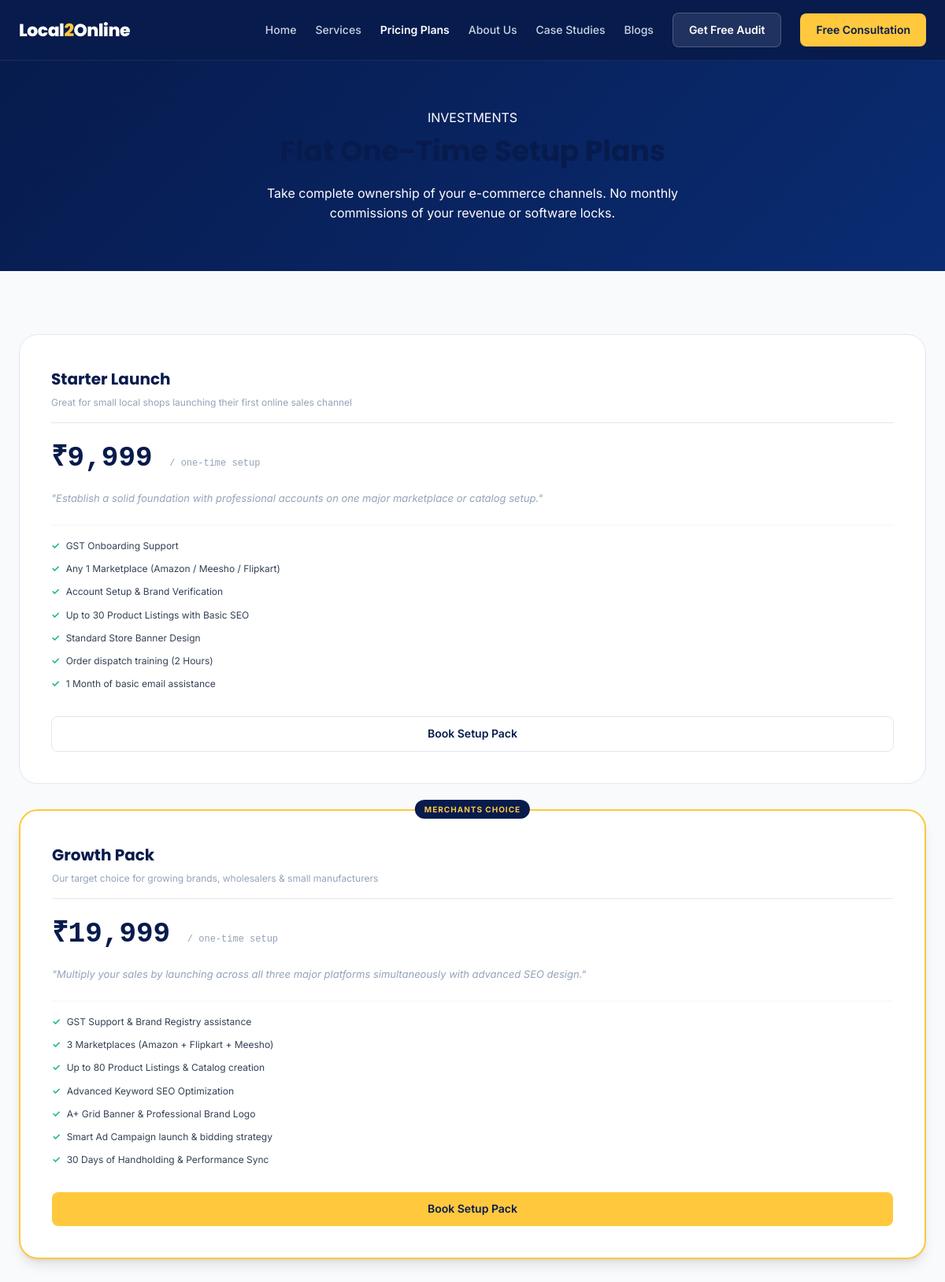
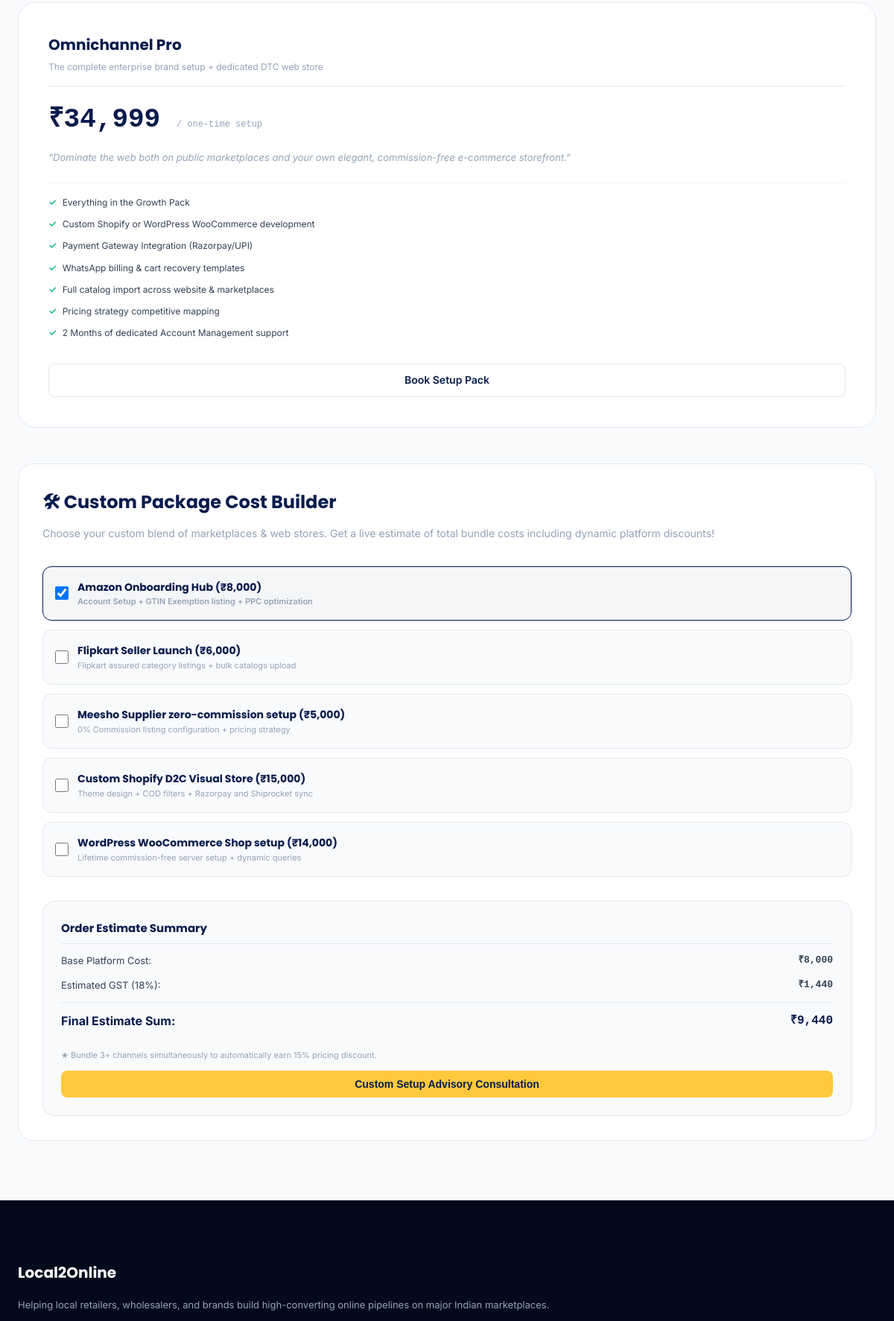
/pricing.php (upper part), run on the app's committed database (2 pictures, top to bottom).
### tables this page shows
CREATE TABLE IF NOT EXISTS `pricing` (
  `id` INT AUTO_INCREMENT PRIMARY KEY,
  `name` VARCHAR(50) NOT NULL,
  `subtitle` VARCHAR(150) NOT NULL,
  `price` VARCHAR(30) NOT NULL,
  `period` VARCHAR(30) NOT NULL,
  `description` TEXT NOT NULL,
  `features` TEXT NOT NULL  
);

### pricing.php (the view, shortened to what this page needs)
<?php
require_once 'db_config.php';
$pricing = [];
if (isset($pdo)) {
    try {
        $pricing = $pdo->query("SELECT * FROM pricing ORDER BY id ASC")->fetchAll();
    } catch (Exception $e) {
    }
}
?>
<!DOCTYPE html>
<html lang="en">
<head>
    <link rel="stylesheet" href="style.css">
</head>
<body>
    <header class="navbar">
        <div class="container nav-container">
            <a href="index.php" class="logo">
                <span class="logo-accent">Local<span class="logo-num">2</span>Online</span>
            </a>
            <nav class="nav-links">
                <a href="index.php">Home</a>
                <a href="services.php">Services</a>
                <a href="pricing.php" class="active">Pricing Plans</a>
                <a href="about.php">About Us</a>
                <a href="portfolio.php">Case Studies</a>
                <a href="blog.php">Blogs</a>
                <a href="contact.php" class="btn btn-secondary">Get Free Audit</a>
                <a href="contact.php" class="btn btn-primary">Free Consultation</a>
            </nav>
        </div>
    </header>
    <section class="hero" style="padding: 60px 0;">
        <div class="container text-center">
            <span class="badge" style="margin: 0 auto 16px auto;">INVESTMENTS</span>
            <h1 style="font-size: 36px; margin-bottom: 12px;">Flat One-Time Setup Plans</h1>
            <p style="margin: 0 auto; max-width: 600px;">Take complete ownership of your e-commerce channels. No monthly commissions of your revenue or software locks.</p>
        </div>
    </section>
    <section class="pricing">
        <div class="container">
            <div class="pricing-grid">
                <?php foreach ($pricing as $tier): ?>
                <div class="pricing-card <?php echo ($tier['id'] == 2) ? 'popular' : ''; ?>">
                    <?php if ($tier['id'] == 2): ?>
                    <span style="position: absolute; top: -14px; left: 50%; transform: translateX(-50%); background-color: var(--primary); color: var(--accent); font-size: 10px; font-weight: bold; letter-spacing: 1px; padding: 4px 12px; border-radius: 20px; text-transform: uppercase;">
                        MERCHANTS CHOICE
                    </span>
                    <?php endif; ?>
                    <div style="border-bottom: 1px solid var(--border); padding-bottom: 16px; margin-bottom: 16px;">
                        <h3 style="font-size: 20px;"><?php echo htmlspecialchars($tier['name']); ?></h3>
                        <p class="pricing-sub" style="margin-bottom: 0;"><?php echo htmlspecialchars($tier['subtitle']); ?></p>
                    </div>
                    <div class="price" style="margin-bottom: 12px;">
                        <?php echo htmlspecialchars($tier['price']); ?>
                        <span class="period">/ <?php echo htmlspecialchars($tier['period']); ?></span>
                    </div>
                    <p class="desc" style="font-size: 13px; color: var(--text-light); line-height: 1.5; margin-bottom: 24px;">
                        "<?php echo htmlspecialchars($tier['description']); ?>"
                    </p>
                    <div style="border-top: 1px solid #f1f5f9; padding-top: 16px; margin-bottom: 32px; flex-grow: 1;">
                        <ul style="list-style: none; padding: 0; display: flex; flex-direction: column; gap: 10px;">
                            <?php
                            $feats = is_array($tier['features']) ? $tier['features'] : explode(',', $tier['features']);
                            foreach ($feats as $f):
                            ?>
                            <li style="font-size: 12px; color: var(--text); display: flex; align-items: start; gap: 8px;">
                                <span style="color: var(--success); font-weight: bold;">✓</span>
                                <span><?php echo htmlspecialchars(trim($f)); ?></span>
                            </li>
                            <?php endforeach; ?>
                        </ul>
                    </div>
                    <a href="contact.php?package=<?php echo urlencode($tier['name']); ?>" class="btn <?php echo ($tier['id'] == 2) ? 'btn-primary' : 'btn-secondary'; ?>" style="<?php echo ($tier['id'] != 2) ? 'color: var(--primary); border: 1px solid var(--border); bg: var(--light);' : ''; ?> text-align: center; width: 100%;">
                        Book Setup Pack
                    </a>
                </div>
                <?php endforeach; ?>
            </div>
            <div class="calc-box">
                <h2 style="font-size: 24px; margin-bottom: 12px;">🛠 Custom Package Cost Builder</h2>
                <p style="font-size: 14px; color: var(--text-light); margin-bottom: 32px;">Choose your custom blend of marketplaces & web stores. Get a live estimate of total bundle costs including dynamic platform discounts!</p>
                <div class="calc-grid">
                    <div style="display: flex; flex-direction: column; gap: 12px;">
                        <div class="platform-choice" data-id="amazon" data-price="8000">
                            <input type="checkbox" id="chk_amazon" style="width: 18px; height: 18px; cursor: pointer;">
                            <div>
                                <h4 style="font-size: 14px; margin: 0;">Amazon Onboarding Hub (₹8,000)</h4>
                                <p style="font-size: 11px; color: var(--text-light); margin: 0;">Account Setup + GTIN Exemption listing + PPC optimization</p>
                            </div>
                        </div>
                        <div class="platform-choice" data-id="flipkart" data-price="6000">
                            <input type="checkbox" id="chk_flipkart" style="width: 18px; height: 18px; cursor: pointer;">
                            <div>
                                <h4 style="font-size: 14px; margin: 0;">Flipkart Seller Launch (₹6,000)</h4>
                                <p style="font-size: 11px; color: var(--text-light); margin: 0;">Flipkart assured category listings + bulk catalogs upload</p>
                            </div>
                        </div>
                        <div class="platform-choice" data-id="meesho" data-price="5000">
                            <input type="checkbox" id="chk_meesho" style="width: 18px; height: 18px; cursor: pointer;">
                            <div>
                                <h4 style="font-size: 14px; margin: 0;">Meesho Supplier zero-commission setup (₹5,000)</h4>
                                <p style="font-size: 11px; color: var(--text-light); margin: 0;">0% Commission listing configuration + pricing strategy</p>
                            </div>
                        </div>
                        <div class="platform-choice" data-id="shopify" data-price="15000">
                            <input type="checkbox" id="chk_shopify" style="width: 18px; height: 18px; cursor: pointer;">
                            <div>
                                <h4 style="font-size: 14px; margin: 0;">Custom Shopify D2C Visual Store (₹15,000)</h4>
                                <p style="font-size: 11px; color: var(--text-light); margin: 0;">Theme design + COD filters + Razorpay and Shiprocket sync</p>
                            </div>
                        </div>
                        <div class="platform-choice" data-id="woocommerce" data-price="14000">
                            <input type="checkbox" id="chk_woocommerce" style="width: 18px; height: 18px; cursor: pointer;">
                            <div>
                                <h4 style="font-size: 14px; margin: 0;">WordPress WooCommerce Shop setup (₹14,000)</h4>
                                <p style="font-size: 11px; color: var(--text-light); margin: 0;">Lifetime commission-free server setup + dynamic queries</p>
                            </div>
                        </div>
                    </div>
                    <div style="background-color: var(--light); border: 1px solid var(--border); padding: 24px; border-radius: 16px; display: flex; flex-direction: column; justify-content: space-between;">
                        <div style="display: flex; flex-direction: column; gap: 12px;">
                            <h4 style="font-size: 15px; border-bottom: 1px solid var(--border); padding-bottom: 8px;">Order Estimate Summary</h4>
                            <div style="display: flex; justify-content: space-between; font-size: 13px;">
                                <span>Base Platform Cost:</span>
                                <span id="calc_base" style="font-weight: bold; font-family: var(--font-mono);">₹0</span>
                            </div>
                            <div style="display: flex; justify-content: space-between; font-size: 13px;">
                                <span>Estimated GST (18%):</span>
                                <span id="calc_gst" style="font-weight: bold; font-family: var(--font-mono);">₹0</span>
                            </div>
                            <div style="display: flex; justify-content: space-between; font-size: 16px; border-top: 1px solid var(--border); padding-top: 12px; color: var(--primary); font-weight: bold;">
                                <span>Final Estimate Sum:</span>
                                <span id="calc_final" style="font-family: var(--font-mono);">₹0</span>
                            </div>
                        </div>
                        <div style="margin-top: 24px;">
                            <p style="font-size: 11px; color: var(--text-light); margin-bottom: 12px;">★ Bundle 3+ channels simultaneously to automatically earn 15% pricing discount.</p>
                            <button id="btn_submit_calc" class="btn btn-primary w-full text-center" style="display: block;">Custom Setup Advisory Consultation</button>
                        </div>
                    </div>
                </div>
            </div>
        </div>
    </section>
    <footer class="footer">
        <div class="container footer-grid">
            <div>
                <h3>Local2Online</h3>
                <p>Helping local retailers, wholesalers, and brands build high-converting online pipelines on major Indian marketplaces.</p>
            </div>
        </div>
    </footer>
</body>
</html>

### style.css (style rules this page uses)
:root { --primary: #071B4D; --primary-light: #0A2C73; --accent: #FFC83D; --accent-hover: #ffe18c; --accent-rgb: 255, 200, 61; --dark: #0f172a; --light: #f8fafc; --text: #334155; --text-light: #94a3b8; --success: #10b981; --success-bg: rgba(16, 185, 129, 0.1); --border: #e2e8f0; --shadow-sm: 0 1px 2px 0 rgb(0 0 0 / 0.05); --shadow: 0 4px 6px -1px rgb(0 0 0 / 0.1), 0 2px 4px -2px rgb(0 0 0 / 0.1); --shadow-lg: 0 10px 15px -3px rgb(0 0 0 / 0.1), 0 4px 6px -4px rgb(0 0 0 / 0.1); --font-heading: 'Poppins', 'Inter', sans-serif; --font-body: 'Inter', sans-serif; --font-mono: 'SFMono-Regular', Consolas, "Liberation Mono", Menlo, monospace; }
* { margin: 0; padding: 0; box-sizing: border-box; scroll-behavior: smooth; }
body { font-family: var(--font-body); color: var(--text); background-color: #ffffff; line-height: 1.6; font-size: 16px; overflow-x: hidden; }
h1, h2, h3, h4, h5, h6 { font-family: var(--font-heading); color: var(--primary); font-weight: 700; }
a { color: inherit; text-decoration: none; transition: all 0.2s ease; }
.container { width: 100%; max-width: 1200px; margin: 0 auto; padding: 0 24px; }
.text-center { text-align: center; }
.w-full { width: 100%; }
.btn { display: inline-flex; align-items: center; justify-content: center; padding: 10px 20px; font-size: 14px; font-weight: 600; border-radius: 8px; border: none; cursor: pointer; transition: all 0.25s ease; }
.btn-primary { background-color: var(--accent); color: var(--primary); }
.btn-secondary { background-color: rgba(255, 255, 255, 0.1); color: #ffffff; border: 1px solid rgba(255, 255, 255, 0.2); }
.navbar { background-color: var(--primary); color: #ffffff; position: sticky; top: 0; z-index: 100; padding: 16px 0; border-bottom: 1px solid rgba(255, 255, 255, 0.08); }
.nav-container { display: flex; justify-content: space-between; align-items: center; }
.logo { font-family: var(--font-heading); font-size: 22px; font-weight: 800; color: #ffffff; letter-spacing: -0.5px; }
.logo-accent { color: #ffffff; }
.logo-num { color: var(--accent); }
.nav-links { display: flex; align-items: center; gap: 24px; }
.nav-links a:not(.btn) { font-size: 14px; font-weight: 500; color: #cbd5e1; }
.nav-links a.active { color: #ffffff; font-weight: 600; }
.hero { background: linear-gradient(135deg, var(--primary) 0%, var(--primary-light) 100%); color: white; padding: 80px 0 100px 0; position: relative; overflow: hidden; }
.hero::after { content: ''; position: absolute; top: 0; right: 0; width: 40%; height: 100%; background: radial-gradient(circle_at_top_right, rgba(255, 200, 61, 0.12), transparent 50%); pointer-events: none; }
.pricing { padding: 80px 0; background-color: var(--light); }
.pricing h2 { font-size: 32px; }
.pricing-grid { display: grid; grid-template-cols: repeat(3, 1fr); gap: 32px; }
.pricing-card { background-color: #ffffff; border: 1px solid var(--border); border-radius: 24px; padding: 40px; display: flex; flex-direction: column; justify-content: space-between; transition: all 0.3s ease; position: relative; }
.pricing-card.popular { border: 2px solid var(--accent); box-shadow: var(--shadow-lg); }
.pricing-card h3 { font-size: 20px; margin-bottom: 4px; }
.pricing-sub { font-size: 12px; color: var(--text-light); margin-bottom: 24px; }
.pricing-card .price { font-size: 36px; font-weight: 800; color: var(--primary); font-family: var(--font-mono); margin-bottom: 16px; }
.pricing-card .price .period { font-size: 12px; font-weight: 500; color: var(--text-light); }
.pricing-card .desc { font-size: 13px; color: var(--text); font-style: italic; margin-bottom: 24px; }
.pricing-card .btn { text-align: center; }
.footer { background-color: #030a1c; color: #94a3b8; padding: 80px 0 32px 0; border-top: 1px solid rgba(255, 255, 255, 0.05); }
.footer-grid { display: grid; grid-template-cols: 1.5fr repeat(3, 1fr); gap: 48px; margin-bottom: 60px; }
.footer h3 { color: #ffffff; font-size: 20px; margin-bottom: 16px; }
.footer p { font-size: 13px; line-height: 1.7; }

### data on the page
pricing: name "Starter Launch", subtitle "Great for small local shops launching their first online sales channel", price "₹9,999", period "one-time setup", description "Establish a solid foundation with professional accounts on one major marketplace or catalog setup.", features "GST Onboarding Support", features "Any 1 Marketplace (Amazon / Meesho / Flipkart)", features "Account Setup & Brand Verification", features "Up to 30 Product Listings with Basic SEO", features "Standard Store Banner Design", features "Order dispatch training (2 Hours)", features "1 Month of basic email assistance"
pricing: shows "MERCHANTS CHOICE", name "Growth Pack", subtitle "Our target choice for growing brands, wholesalers & small manufacturers", price "₹19,999", period "one-time setup", description "Multiply your sales by launching across all three major platforms simultaneously with advanced SEO design.", features "GST Support & Brand Registry assistance", features "3 Marketplaces (Amazon + Flipkart + Meesho)", features "Up to 80 Product Listings & Catalog creation", features "Advanced Keyword SEO Optimization", features "A+ Grid Banner & Professional Brand Logo", features "Smart Ad Campaign launch & bidding strategy", features "30 Days of Handholding & Performance Sync"
pricing: name "Omnichannel Pro", subtitle "The complete enterprise brand setup + dedicated DTC web store", price "₹34,999", period "one-time setup", description "Dominate the web both on public marketplaces and your own elegant, commission-free e-commerce storefront.", features "Everything in the Growth Pack", features "Custom Shopify or WordPress WooCommerce development", features "Payment Gateway Integration (Razorpay/UPI)", features "WhatsApp billing & cart recovery templates", features "Full catalog import across website & marketplaces", features "Pricing strategy competitive mapping", features "2 Months of dedicated Account Management support"
